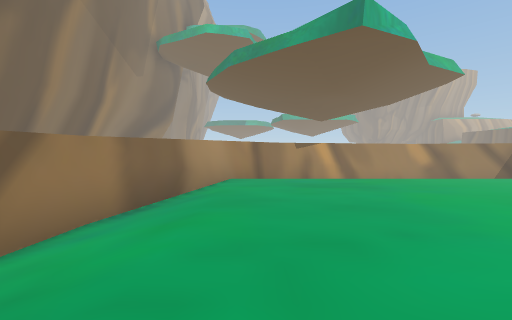
view 1 (above)

12 first-person views from a walk through a 3-D level made in the Unity game engine. The camera is 1.2 m above the floor, tilts 2° down and sees 90° across. The floor is counted in squares, 2 m on a side. Each view is taken from the middle of a square. On the plan, view 1 faces up. The plan holds only what a view shows up to about 9 squares ahead; the rest is blank. The place goes on beyond the plan. Some animated figures are not drawn. Some surface patterns are stand-ins.

view 2
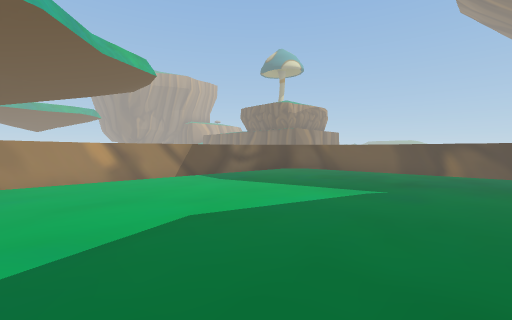

view 3
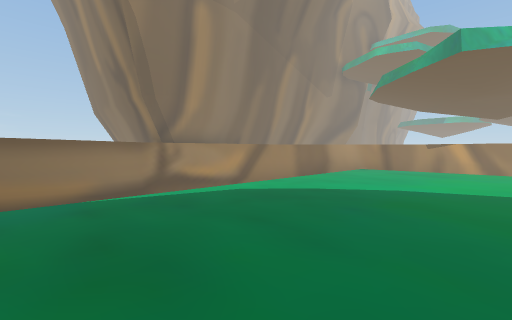

view 4
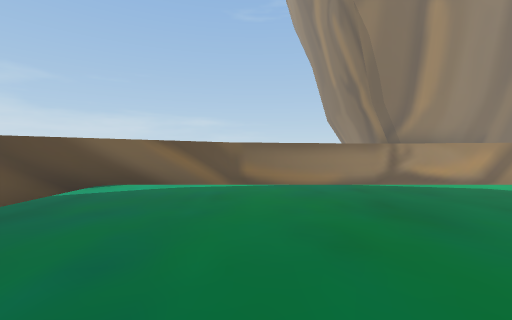

view 5
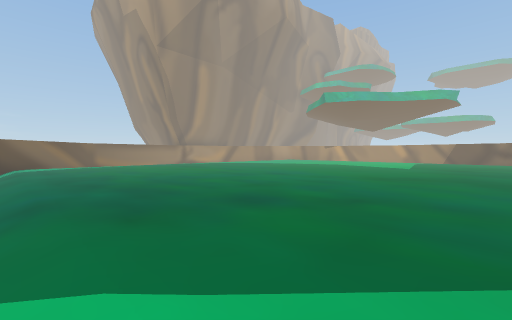

view 6
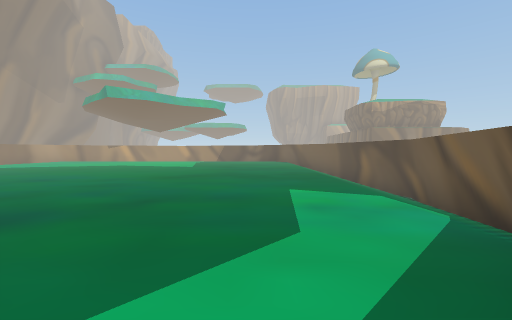

view 7
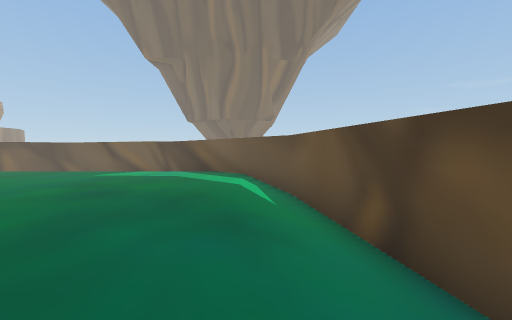

view 8
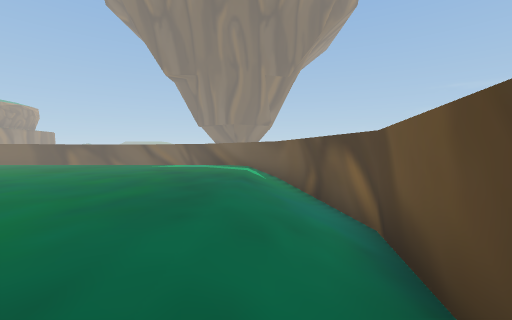

view 9
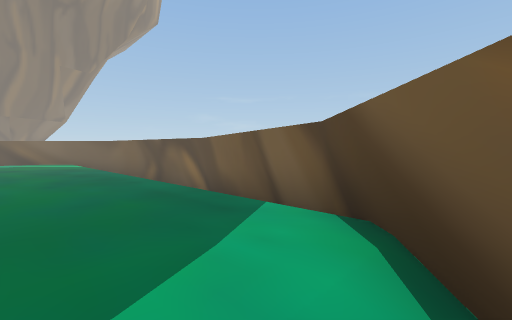

view 10
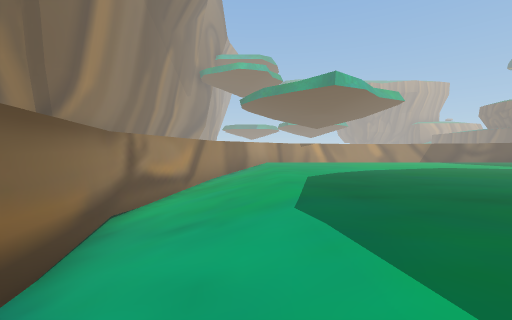

view 11
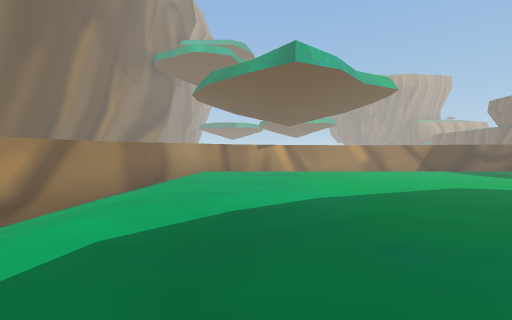

view 12
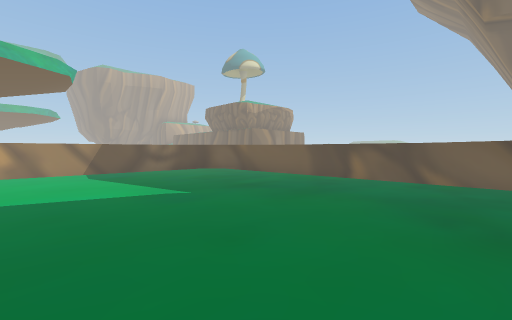

### Floor plan
Key: @ floor where view 1 was taken; # wall or solid block; . floor; / step, stairs or slope; ^ raised ledge.
Columns run from 4 left of view 1 to 13 right of it. Each row starts with its distance up from view 1.
  8       #######
  7     ^##// //##
  6    ^^  //    /^
  5   #^...........##
  4  ##/.........../#
  3  #//........... ##
  2 ##//........... /#
  1 #///...........//#
  0 #///@..........//#
 -1 #///...........//#
 -2 #///...........//#
 -3 ##//...........//#
 -4  #//.........../##
 -5  ##/.........../#
 -6   ^^...........^
 -7    ^^/////////^
 -8     ###/////##
 -9       #######

Where each view was taken, in squares from view 1:
view 1: 0 up, 0 right, facing up
view 2: 0 up, 3 right, facing up-right
view 3: 3 down, 3 right, facing up-left
view 4: 4 down, 4 right, facing left
view 5: 7 down, 9 right, facing up-left
view 6: 7 down, 9 right, facing up
view 7: 7 down, 4 right, facing right
view 8: 7 down, 1 right, facing right
view 9: 5 down, 1 left, facing down-right
view 10: 5 down, 1 left, facing up
view 11: 2 down, 1 right, facing up
view 12: 2 down, 5 right, facing up-right
